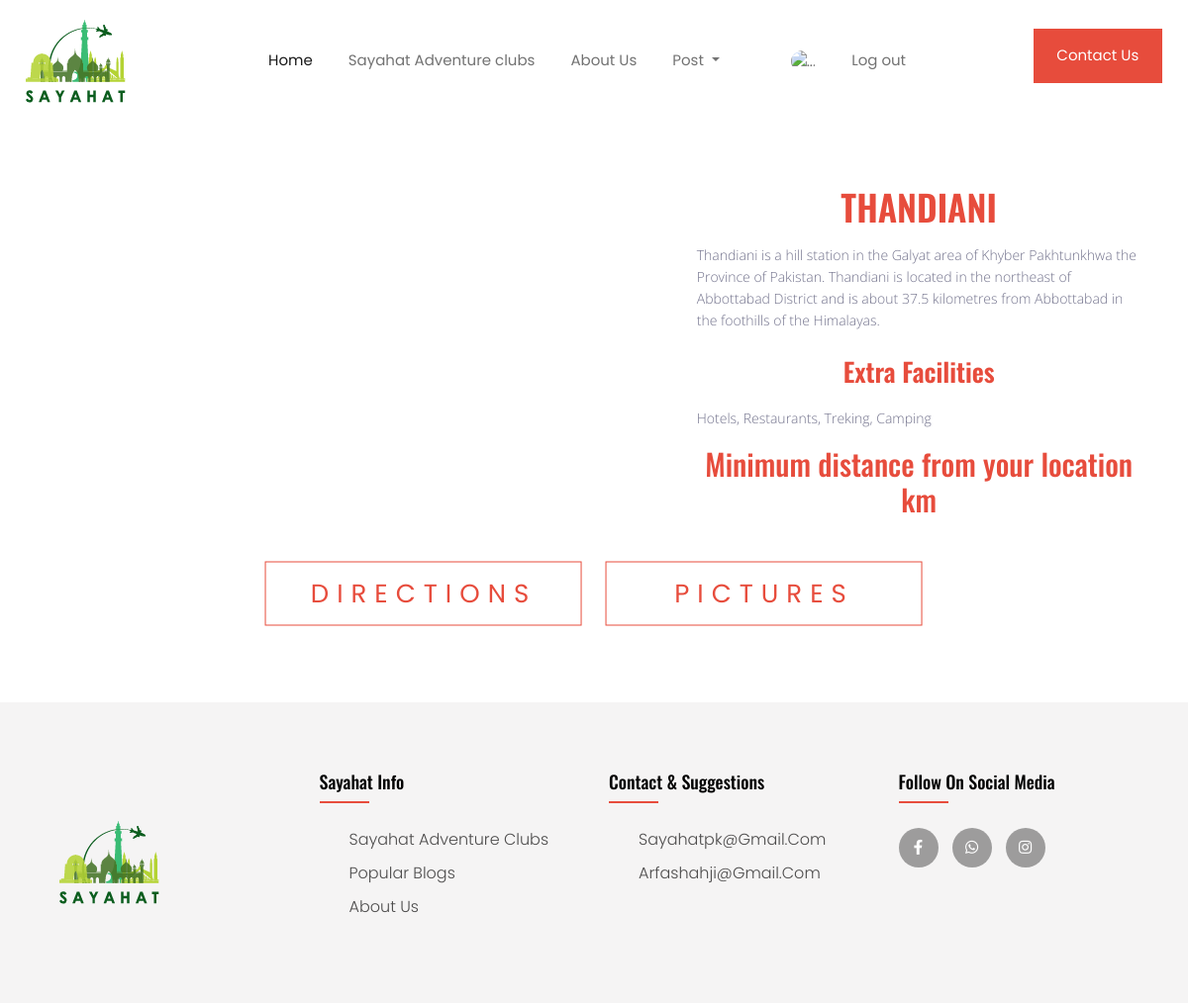
Screenshot of /loc_meta_detail/30 (signed in) with the database file from the repository.
### locapp/models.py (models this page shows, shortened)
class DestinationMetaDetails(models.Model):
    meta_destination = models.ForeignKey(DestinationCityDetails, models.CASCADE)
    meta_destination_name = models.CharField(max_length=60)
    meta_destination_Image = models.ImageField(upload_to='metadestinationImages')
    meta_destination_desc = models.TextField()
    destination_extras = models.CharField(max_length=200)
    place_rating = models.PositiveIntegerField()
    admin_approved=models.BooleanField(default=False,blank=True,null=True)
    main_page_content = models.BooleanField(default=False)

### locapp/views.py (the view)
# urls.py: path('loc_meta_detail/<int:pk>', views.loc_meta_view, name="loc_meta_detail"),
def loc_meta_view(request, pk):
    dest_meta_details = DestinationMetaDetails.objects.filter(id = pk)
    dest_details=location_module(dest_meta_details[0])
    if dest_details == 'not found':
        return render(request, 'locapp/meta_dest_error_details.html', context={'dest_meta_details':dest_meta_details})
    else:
        distance = dest_details.pop(0)
        map = dest_details.pop(0)
        dest_meta = dest_details.pop(0)
        tourist_lat = dest_details.pop(0)
        tourist_lon = dest_details.pop(0)
        tourist_locdetails = dest_details.pop(0)
        dest_lat = dest_details.pop(0)
        dest_lon = dest_details.pop(0)
        return render(request, 'locapp/meta_dest_map.html',
            context={'dest_meta_details': dest_meta_details,'map':map,'distance':distance,
                    'tourist_lat':tourist_lat,'tourist_lon':tourist_lon,'dest_lat':dest_lat,'dest_lon':dest_lon})

### locapp/utils.py (called while the page is built)
def get_center_coordinates(latA, longA, latB=None, longB=None):
    cord = (latA, longA)
    if latB:
        cord = [(latA+latB)/2, (longA+longB)/2]
    return cord

def get_zoom(distance):
    if distance <=20:
        return 12
    elif distance<=50:
        return 10
    elif distance <= 100:
        return 9
    elif distance > 100 and distance <= 1500:
        return 5
    elif distance > 1501 and distance <= 3000:
        return 4
    else:
        return 2

### locapp/templates/locapp/meta_dest_map.html (shortened to what this page needs)
{% extends 'locapp/base.html' %}
{% block body %}
{% for detail in dest_meta_details %}
<div class="container">
  <div class="row px-2">
    <div class="col-md-7">
    </div>
    <div class="col-md-5 px-0">
    <section class="pt-2">
      <h1 class="text-center heading-orange">{{detail.meta_destination_name}}</h1>
      <p>{{detail.meta_destination_desc}}</p>
      <h3 style="color: #e74c3c;">Extra Facilities</h3>
      <p>{{detail.destination_extras}}</p>
      <h2 class="text-center heading-orange py-2">Minimum distance from your location {{distance |floatformat:2}} km</h2>
    </section>
    </div>
  </div>
  <div class="container mt-5 mb-5" style="width:90%">
    <div class="text-box" style="margin-top: 62px;">
    <a href="https://www.google.com/maps/dir/{{tourist_lat}},{{tourist_lon}}/{{dest_lat}},{{dest_lon}}/" style="width: 320px;margin-right: 20px;" class="hero-btn red-btn">DIRECTIONS</a>
    <a href="https://www.gettyimages.com/photos/{{detail.meta_destination_name}}" style="width: 320px;" class="hero-btn red-btn">PICTURES</a>
  </div>
  </div>
</div>
{% endfor %}
{% endblock body %}

### locapp/static/styles/main_styles.css (style rules this page uses)
* { margin: 0; padding: 0; -webkit-font-smoothing: antialiased; -webkit-text-shadow: rgba(0,0,0,.01) 0 0 1px; text-shadow: rgba(0,0,0,.01) 0 0 1px; }
body { font-family: 'Open Sans', sans-serif; font-size: 14px; font-weight: 400; background: #FFFFFF; color: #a5a5a5; }
div { display: block; position: relative; -webkit-box-sizing: border-box; -moz-box-sizing: border-box; box-sizing: border-box; }
p { font-family: 'Open Sans', sans-serif; font-size: 14px; line-height: 1.9285; font-weight: 400; color: #72728c; -webkit-font-smoothing: antialiased; -webkit-text-shadow: rgba(0,0,0,.01) 0 0 1px; text-shadow: rgba(0,0,0,.01) 0 0 1px; }
p:last-of-type { margin-bottom: 0; }
a, a:hover, a:visited, a:active, a:link { text-decoration: none; -webkit-font-smoothing: antialiased; -webkit-text-shadow: rgba(0,0,0,.01) 0 0 1px; text-shadow: rgba(0,0,0,.01) 0 0 1px; }
h1 { font-size: 72px; }
h2 { font-size: 48px; }
h3 { font-size: 36px; }
h1, h2, h3, h4, h5, h6 { font-family: 'Oswald', sans-serif; font-weight: 400; -webkit-font-smoothing: antialiased; -webkit-text-shadow: rgba(0,0,0,.01) 0 0 1px; text-shadow: rgba(0,0,0,.01) 0 0 1px; }
section { display: block; position: relative; box-sizing: border-box; }

### locapp/static/styles/style.css (style rules this page uses)
:root { --color-primary:#e74c3c; --color-secondary:#0a6245; --font:'Poppins',sans-serif; --font-secondary:'Satisfy',cursive; --color-white:#ffffff; }
html, body { font-family: 'Poppins', sans-serif; font-size: 15px; line-height: 1.5; margin:0; box-sizing:border-box; top: 0; left: 0; }
* { margin:0; padding:0; font-family:"Poppins", sans-serif; }
.heading-orange { color:#e74c3c; }
a { text-decoration:none!important; }
h1 { font-size:36px; font-weight:600; }
p { font-size:14px; font-weight:300; line-height: 22px; padding: 10px; }
.text-box { width:50%; color:#fff; position:relative; top:50%; left:30%; transform:translate(-50%,-50%); }
.text-box a { letter-spacing: 4px; font-size:18px; }
.hero-btn { display:inline-block; text-decoration:none; color:#fff; border: 1px solid #fff; padding: 12px 34px; font-size: 13px; background: transparent; position: relative; cursor:pointer; }

### locapp/static/styles/aboutstyle.css (style rules this page uses)
* { margin:0; padding:0; font-family:"Poppins", sans-serif; }
a { text-decoration:none; }
h1 { font-size:36px; font-weight:600; }
p { font-size:14px; font-weight:300; line-height: 22px; padding: 10px; }
.text-box { width:90%; color:#fff; position:relative; top:50%; left:50%; transform:translate(-50%,-50%); text-align: center; }
.text-box a { letter-spacing: 8px; font-size:26px; }
.hero-btn { display:inline-block; text-decoration:none; color:#fff; border: 1px solid #fff; padding: 12px 34px; font-size: 13px; background: transparent; position: relative; cursor:pointer; }
.red-btn { border: 1px solid #e74c3c; background: transparent; color:#e74c3c; }
.row { margin-top: 5%; display: flex; justify-content:space-between; }
h3 { text-align: center; font-weight: 600; margin: 10px 0; }

### locapp/static/styles/newstyle.css (style rules this page uses)
body { line-height: 1.5; font-family: 'Poppins', sans-serif; }
* { margin:0; padding:0; box-sizing: border-box; }

### rows the page displays
DestinationMetaDetails: meta_destination_name "THANDIANI", meta_destination_desc "Thandiani is a hill station in the Galyat area of Khyber Pakhtunkhwa the Province of Pakistan. Thandiani is located in the northeast of Abbottabad District and is about 37.5 kilometres from Abbottabad in the foothills of the Himalayas.", destination_extras "Hotels, Restaurants, Treking, Camping"
